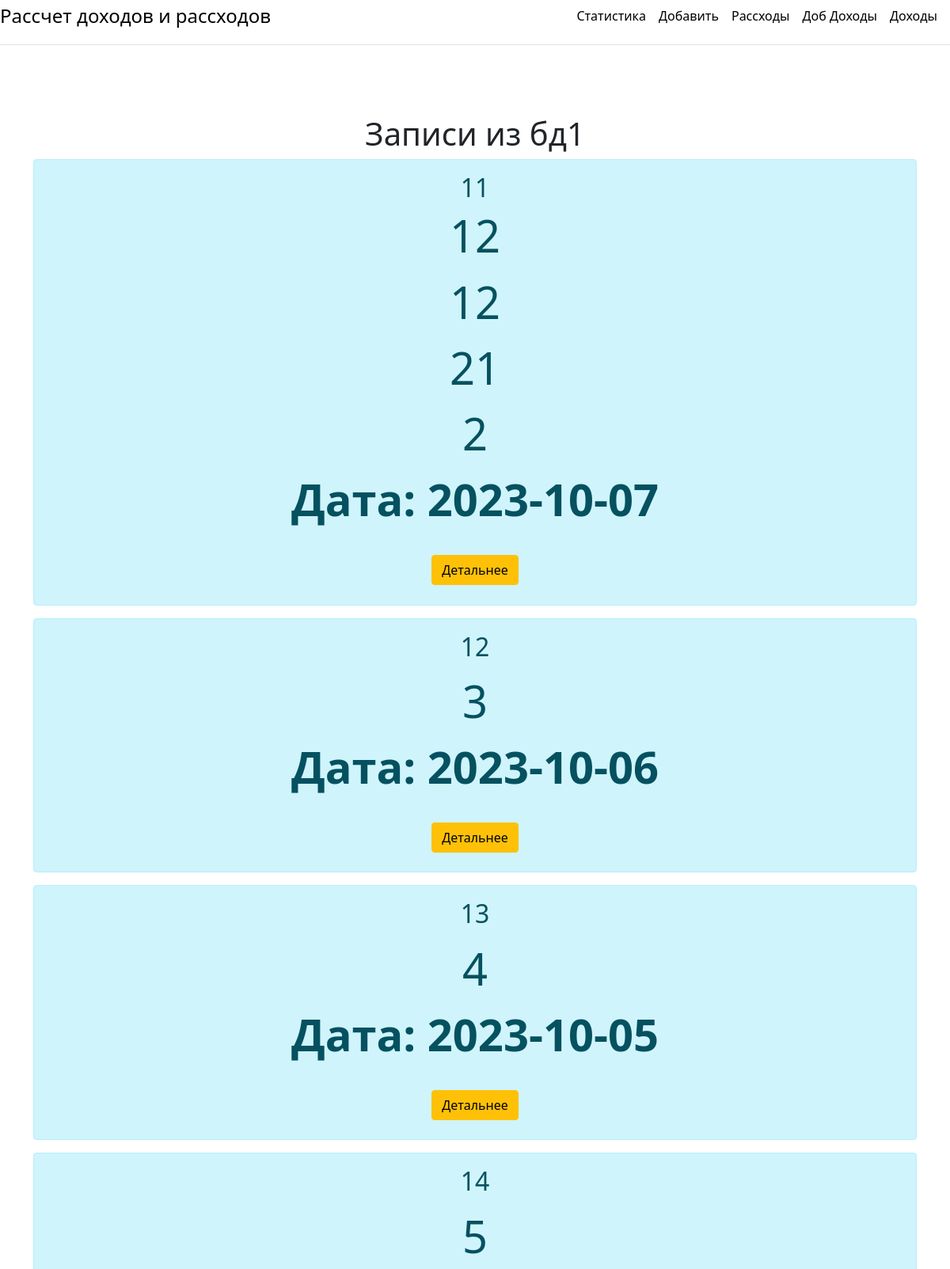
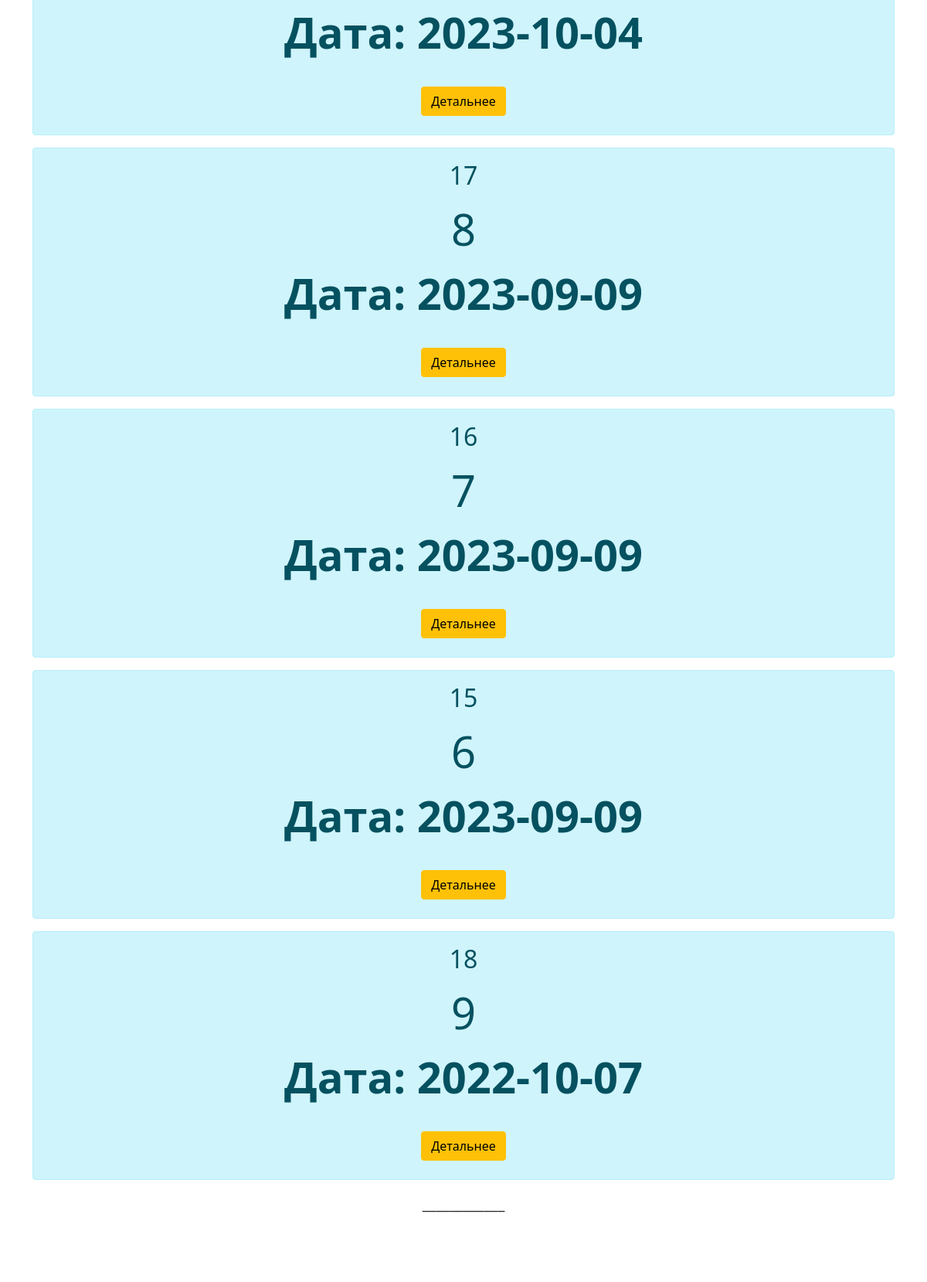
The page /posts (upper part) on the database its author committed (2 pictures, top to bottom).
### app.py (models this page shows, shortened)
class Article(db.Model):
    id = db.Column(db.Integer, primary_key=True)
    name = db.Column(db.String(100), primary_key=False)
    index = db.Column(db.String(100), primary_key=False, default='')
    quantity = db.Column(db.Integer)
    cost = db.Column(db.Integer, nullable=False)
    date = db.Column(db.DateTime, default=datetime.now)

### app.py (the view)
@app.route('/posts')
def posts():
    articles = Article.query.order_by(Article.date.desc()).all()
    return render_template("posts.html", articles=articles)

### templates/posts.html (shortened to what this page needs)
{% extends 'base.html' %}
{% block body%}
<div class="container mt-5">
    <h1> Записи из бд1</h1>
    {% for e in articles %}
    <div class="alert alert-info">
        <h2> {{e.id}} </h2>
        <p> {{e.name}} </p>
        <p> {{e.index}} </p>
        <p> {{e.quantity}} </p>
        <p> {{e.cost}} </p>
        <p><b> Дата: {{e.date.date() }}</b></p>
        <button class="btn btn-warning">Детальнее</button>
    </div>
    {% endfor %}
</div>
{% endblock %}

### templates/base.html (shortened to what this page needs)
<!doctype html>
<html lang="ru">
<head>
    <link rel="stylesheet" href="{{ url_for('static', filename ='css/main.css') }}">
    <link href="https://cdn.jsdelivr.net/npm/bootstrap@5.0.2/dist/css/bootstrap.min.css" rel="stylesheet">
</head>
<body>
    <header>
    <div class=" d-flex flex-column flex-md-row align-items-center pb-3 mb-4 border-bottom">
      <a href="/" class="d-flex align-items-center link-body-emphasis text-decoration-none">
         <span class="fs-4 align-center text-body-emphasis">Рассчет доходов и рассходов</span>
      </a>
      <nav class="d-inline-flex mt
-2 mt-md-0 ms-md-auto">
        <a class="me-3 py-2 link-body-emphasis text-decoration-none" href="/about">Статистика</a>
        <a class="me-3 py-2 link-body-emphasis text-decoration-none" href="/create-article">Добавить</a>
        <a class="me-3 py-2 link-body-emphasis text-decoration-none" href="/posts">Рассходы</a>
        <a class="me-3 py-2 link-body-emphasis text-decoration-none" href="/income">Доб Доходы</a>
        <a class="me-3 py-2 link-body-emphasis text-decoration-none" href="/incomes">Доходы</a>
      </nav>
    </div>
    <div class="pricing-header p-3 pb-md-4 mx-auto text-center">
      <h1 class="display-4 fw-normal text-body-emphasis">{% block body %}
          {% endblock %}</h1>
      <p class="fs-5 text-body-secondary">____________</p>
    </div>
  </header>
</body>
</html>

### static/css/main.css (style rules this page uses)
.text-decoration-none { color: black }

### rows shown on the page
Article: id "11", name "12", index "12", quantity "21", cost "2", date "2023-10-07"
Article: id "12", cost "3", date "2023-10-06"
Article: id "13", cost "4", date "2023-10-05"
Article: id "14", cost "5", date "2023-10-04"
Article: id "17", cost "8", date "2023-09-09"
Article: id "16", cost "7", date "2023-09-09"
Article: id "15", cost "6", date "2023-09-09"
Article: id "18", cost "9", date "2022-10-07"
